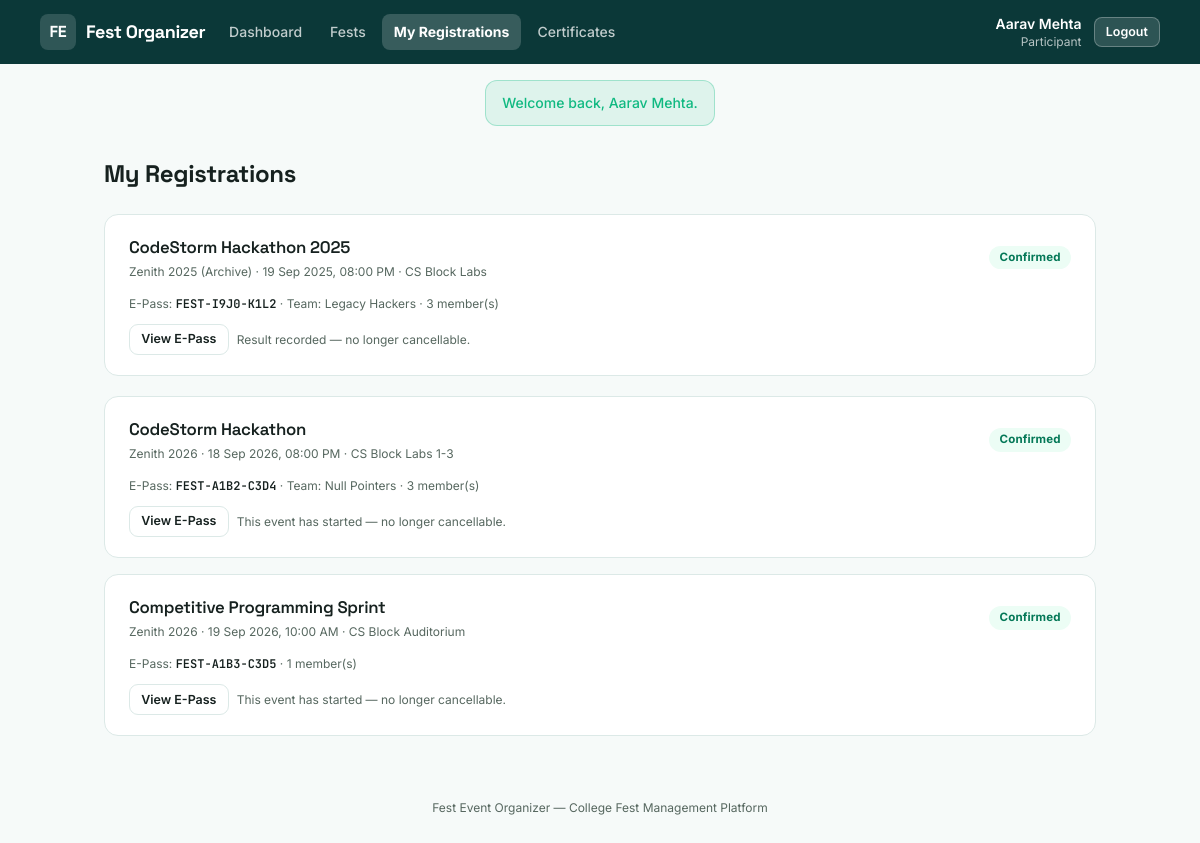
The app's page /index.php?route=participant/registrations (signed in) with its own data.
### tables this page shows
CREATE TABLE registrations (
    id             INT AUTO_INCREMENT PRIMARY KEY,
    event_id       INT NOT NULL,
    leader_id      INT NOT NULL,
    team_name      VARCHAR(120) NULL,
    team_size      INT NOT NULL,
    epass_code     VARCHAR(20) NOT NULL UNIQUE,
    status         ENUM('confirmed', 'cancelled') NOT NULL DEFAULT 'confirmed',
    registered_at  TIMESTAMP NOT NULL DEFAULT CURRENT_TIMESTAMP,
    UNIQUE KEY uniq_leader_event (leader_id, event_id),
    FOREIGN KEY (event_id) REFERENCES events(id) ON DELETE CASCADE,
    FOREIGN KEY (leader_id) REFERENCES users(id)
);

CREATE TABLE events (
    id                INT AUTO_INCREMENT PRIMARY KEY,
    fest_id           INT NOT NULL,
    club_id           INT NOT NULL,
    title             VARCHAR(150) NOT NULL,
    slug              VARCHAR(160) NOT NULL,
    description       TEXT NOT NULL,
    category          ENUM('competition', 'workshop', 'show', 'seminar') NOT NULL,
    venue             VARCHAR(150) NOT NULL,
    start_time        DATETIME NOT NULL,
    end_time          DATETIME NOT NULL,
    capacity          INT NOT NULL,
    team_size_min     INT NOT NULL DEFAULT 1,
    team_size_max     INT NOT NULL DEFAULT 1,
    entry_fee         DECIMAL(8,2) NOT NULL DEFAULT 0.00,
    status            ENUM('pending', 'approved', 'rejected') NOT NULL DEFAULT 'pending',
    rejection_reason  VARCHAR(255) NULL,
    created_by        INT NOT NULL,
    created_at        TIMESTAMP NOT NULL DEFAULT CURRENT_TIMESTAMP,
    updated_at        TIMESTAMP NOT NULL DEFAULT CURRENT_TIMESTAMP ON UPDATE CURRENT_TIMESTAMP,
    UNIQUE KEY uniq_fest_slug (fest_id, slug),
    FOREIGN KEY (fest_id) REFERENCES fests(id) ON DELETE CASCADE,
    FOREIGN KEY (club_id) REFERENCES clubs(id),
    FOREIGN KEY (created_by) REFERENCES users(id)
);

CREATE TABLE fests (
    id            INT AUTO_INCREMENT PRIMARY KEY,
    name          VARCHAR(150) NOT NULL,
    slug          VARCHAR(150) NOT NULL UNIQUE,
    description   TEXT NOT NULL,
    theme         VARCHAR(100) NOT NULL,
    start_date    DATE NOT NULL,
    end_date      DATE NOT NULL,
    venue         VARCHAR(150) NOT NULL,
    status        ENUM('draft', 'published', 'completed') NOT NULL DEFAULT 'draft',
    created_by    INT NOT NULL,
    created_at    TIMESTAMP NOT NULL DEFAULT CURRENT_TIMESTAMP,
    FOREIGN KEY (created_by) REFERENCES users(id)
);

### app/controllers/ParticipantController.php (called while the page is built, shortened)
<?php
require_once __DIR__ . '/../models/Registration.php';
class ParticipantController
{
    public function registrations(): void
    {
        $registrations = Registration::forLeader(Auth::id());
        require __DIR__ . '/../views/participant/registrations.php';
    }
}

### public/index.php (called while the page is built, shortened)
<?php
require_once __DIR__ . '/../core/helpers.php';
require_once __DIR__ . '/../core/Database.php';
require_once __DIR__ . '/../core/Auth.php';
require_once __DIR__ . '/../app/models/Registration.php';
require_once __DIR__ . '/../app/controllers/ParticipantController.php';
$router = new Router();
$router->get('login', fn() => (new AuthController())->showLogin());
$router->post('login', fn() => (new AuthController())->login());
$router->get('register', fn() => (new AuthController())->showRegister());
$router->post('register', fn() => (new AuthController())->register());
$router->post('logout', fn() => (new AuthController())->logout());
$router->get('admin/dashboard', fn() => (new AdminController())->dashboard());
$router->get('admin/fests', fn() => (new AdminController())->fests());
$router->post('admin/fests/store', fn() => (new AdminController())->festStore());
$router->post('admin/fests/update', fn() => (new AdminController())->festUpdate());
$router->post('admin/fests/status', fn() => (new AdminController())->festStatus());
$router->get('admin/clubs', fn() => (new AdminController())->clubs());
$router->post('admin/clubs/store', fn() => (new AdminController())->clubStore());
$router->post('admin/clubs/status', fn() => (new AdminController())->clubStatus());
$router->get('admin/events', fn() => (new AdminController())->events());
$router->post('admin/events/approve', fn() => (new AdminController())->eventApprove());
$router->post('admin/events/reject', fn() => (new AdminController())->eventReject());
$router->get('admin/clashes', fn() => (new AdminController())->clashes());
$router->get('admin/results', fn() => (new AdminController())->results());
$router->get('organizer/dashboard', fn() => (new OrganizerController())->dashboard());
$router->get('organizer/events', fn() => (new OrganizerController())->events());
$router->get('organizer/events/new', fn() => (new OrganizerController())->eventNew());
$router->post('organizer/events/store', fn() => (new OrganizerController())->eventStore());
$router->get('organizer/events/edit', fn() => (new OrganizerController())->eventEdit());
$router->post('organizer/events/update', fn() => (new OrganizerController())->eventUpdate());
$router->get('organizer/events/roster', fn() => (new OrganizerController())->roster());
$router->post('organizer/registrations/verify', fn() => (new OrganizerController())->verifyEpass());
$router->get('organizer/events/results', fn() => (new OrganizerController())->resultsForm());
$router->post('organizer/results/store', fn() => (new OrganizerController())->resultStore());
$router->post('organizer/results/delete', fn() => (new OrganizerController())->resultDelete());
$router->get('organizer/club', fn() => (new OrganizerController())->profile());
$router->post('organizer/club/update', fn() => (new OrganizerController())->profileUpdate());
$router->get('organizer/fests', fn() => (new OrganizerController())->browseFests());
$router->get('organizer/fests/show', fn() => (new OrganizerController())->browseFestShow());
$router->get('participant/dashboard', fn() => (new ParticipantController())->dashboard());
$router->get('participant/fests', fn() => (new ParticipantController())->fests());
$router->get('participant/fests/show', fn() => (new ParticipantController())->festShow());
$router->get('participant/events/show', fn() => (new ParticipantController())->eventShow());
$router->post('participant/events/register', fn() => (new ParticipantController())->register());
$router->get('participant/registrations', fn() => (new ParticipantController())->registrations());
$router->post('participant/registrations/cancel', fn() => (new ParticipantController())->registrationCancel());
$router->get('participant/registrations/epass', fn() => (new ParticipantController())->epass());
$router->get('participant/certificates', fn() => (new ParticipantController())->certificates());
$router->get('participant/certificates/show', fn() => (new ParticipantController())->certificateShow());
$route = $_GET['route'] ?? '';
$router->dispatch($_SERVER['REQUEST_METHOD'], $route);

### core/Router.php (called while the page is built, shortened)
<?php
class Router
{
    private array $routes = ['GET' => [], 'POST' => []];
    public function get(string $route, callable $handler): void
    {
        $this->routes['GET'][$route] = $handler;
    }
    public function post(string $route, callable $handler): void
    {
        $this->routes['POST'][$route] = $handler;
    }
    public function dispatch(string $method, string $route): void
    {
        $handler = $this->routes[$method][$route] ?? null;
        try {
            $handler();
        } catch (Throwable $e) {
            error_log($e->getMessage());
            http_response_code(500);
            require __DIR__ . '/../app/views/errors/500.php';
        }
    }
}

### core/Auth.php (called while the page is built, shortened)
<?php
require_once __DIR__ . '/Database.php';
class Auth
{
    public static function id(): ?int
    {
        return $_SESSION['user_id'] ?? null;
    }
}

### core/Database.php (called while the page is built)
<?php
class Database
{
    private static ?PDO $instance = null;
    public static function connect(): PDO
    {
        if (self::$instance === null) {
            $config = require __DIR__ . '/../config/database.php';
            $dsn = sprintf(
                'mysql:host=%s;port=%d;dbname=%s;charset=%s',
                $config['host'],
                $config['port'],
                $config['database'],
                $config['charset']
            );
            self::$instance = new PDO($dsn, $config['username'], $config['password'], [
                PDO::ATTR_ERRMODE            => PDO::ERRMODE_EXCEPTION,
                PDO::ATTR_DEFAULT_FETCH_MODE => PDO::FETCH_ASSOC,
                PDO::ATTR_EMULATE_PREPARES   => false,
            ]);
        }
        return self::$instance;
    }
}

### app/models/Registration.php (called while the page is built, shortened)
<?php
require_once __DIR__ . '/../../core/Database.php';
class Registration
{
    public static function isCancellable(array $registration): bool
    {
        return $registration['status'] === 'confirmed'
            && strtotime($registration['start_time']) > time()
            && empty($registration['has_result']);
    }
    public static function forLeader(int $leaderId): array
    {
        $stmt = Database::connect()->prepare(
            "SELECT r.*, ev.title AS event_title, ev.venue, ev.start_time, ev.end_time, ev.category,
                    f.name AS fest_name,
                    EXISTS(SELECT 1 FROM results res WHERE res.registration_id = r.id) AS has_result
             FROM registrations r
             JOIN events ev ON ev.id = r.event_id
             JOIN fests f ON f.id = ev.fest_id
             WHERE r.leader_id = ?
             ORDER BY ev.start_time"
        );
        $stmt->execute([$leaderId]);
        return $stmt->fetchAll();
    }
}

### core/helpers.php (called while the page is built, shortened)
<?php
function e(?string $value): string
{
    return htmlspecialchars($value ?? '', ENT_QUOTES, 'UTF-8');
}
function format_datetime(?string $datetime): string
{
    $ts = strtotime($datetime);
    return $ts === false ? '-' : date('d M Y, h:i A', $ts);
}

### app/views/participant/registrations.php (the view)
<?php $pageTitle = 'My Registrations'; require __DIR__ . '/../partials/header.php'; require __DIR__ . '/../partials/navbar.php'; require __DIR__ . '/../partials/flash.php'; ?>
<main class="max-w-5xl mx-auto px-4 py-8 flex-1 w-full">
    <h1 class="font-display text-2xl font-bold mb-6">My Registrations</h1>
    <?php if (empty($registrations)): ?>
        <div class="card"><p class="empty-state">No registrations yet. <a href="/index.php?route=participant/fests" class="text-cyan font-semibold hover:underline">Browse fests</a> to get started.</p></div>
    <?php else: ?>
        <div class="space-y-4">
            <?php foreach ($registrations as $r): ?>
                <div class="card">
                    <div class="card-head">
                        <div>
                            <h2><?= e($r['event_title']) ?></h2>
                            <p class="text-xs text-slateink mt-1"><?= e($r['fest_name']) ?> &middot; <?= format_datetime($r['start_time']) ?> &middot; <?= e($r['venue']) ?></p>
                        </div>
                        <span class="badge <?= $r['status'] === 'confirmed' ? 'badge-mint' : 'badge-slate' ?>"><?= e($r['status']) ?></span>
                    </div>
                    <p class="text-xs text-slateink mb-3">E-Pass: <span class="font-mono font-semibold text-ink"><?= e($r['epass_code']) ?></span><?= $r['team_name'] ? ' &middot; Team: ' . e($r['team_name']) : '' ?> &middot; <?= (int)$r['team_size'] ?> member(s)</p>
                    <div class="flex gap-2 flex-wrap">
                        <a href="/index.php?route=participant/registrations/epass&id=<?= (int)$r['id'] ?>" class="btn-secondary btn-sm">View E-Pass</a>
                        <?php if (Registration::isCancellable($r)): ?>
                        <form method="POST" action="/index.php?route=participant/registrations/cancel" data-confirm="Cancel this registration? This frees your seats for others.">
                            <?= Csrf::field() ?>
                            <input type="hidden" name="id" value="<?= (int)$r['id'] ?>">
                            <button type="submit" class="btn-danger btn-sm">Cancel</button>
                        </form>
                        <?php elseif ($r['status'] === 'confirmed'): ?>
                            <span class="text-xs text-slateink self-center">
                                <?= !empty($r['has_result']) ? 'Result recorded — no longer cancellable.' : 'This event has started — no longer cancellable.' ?>
                            </span>
                        <?php endif; ?>
                    </div>
                </div>
            <?php endforeach; ?>
        </div>
    <?php endif; ?>
</main>
<?php require __DIR__ . '/../partials/footer.php'; ?>

### public/assets/css/style.css (style rules this page uses)
* { box-sizing: border-box; }
h1, h2, h3, h4, .font-display { font-family: 'Space Grotesk', sans-serif; letter-spacing: -0.015em; }
.card { background: #fff; border: 1px solid #DCE9E7; border-radius: 14px; padding: 1.25rem 1.5rem; margin-bottom: 1.25rem; }
.card-head { display: flex; align-items: center; justify-content: space-between; gap: 1rem; margin-bottom: 1rem; flex-wrap: wrap; }
.card-head h2 { font-size: 1.05rem; font-weight: 600; }
.btn-secondary { background: #fff; color: #16211F; border: 1px solid #DCE9E7; border-radius: 9px; padding: 0.55rem 1.15rem; font-weight: 600; font-size: 0.88rem; display: inline-flex; align-items: center; justify-content: center; gap: .4rem; cursor: pointer; transition: border-color .15s, color .15s; }
.btn-sm { padding: 0.32rem 0.7rem; font-size: 0.78rem; }
.badge { display:inline-flex; align-items:center; gap: .3rem; padding: 0.2rem 0.65rem; border-radius: 999px; font-size: 0.72rem; font-weight: 700; letter-spacing: 0.01em; text-transform: capitalize; }
.badge-mint { background: #ECFDF5; color: #047857; }

### records on screen
registrations: event.title "CodeStorm Hackathon 2025", fests.name "Zenith 2025 (Archive)", event.start_time "19 Sep 2025, 08:00 PM", event.venue "CS Block Labs", status "Confirmed", epass_code "FEST-I9J0-K1L2", team_name "Legacy Hackers", team_size "3", shows "Result recorded — no longer cancellable."
registrations: event.title "CodeStorm Hackathon", fests.name "Zenith 2026", event.start_time "18 Sep 2026, 08:00 PM", event.venue "CS Block Labs 1-3", status "Confirmed", epass_code "FEST-A1B2-C3D4", team_name "Null Pointers", team_size "3", shows "This event has started — no longer cancellable."
registrations: event.title "Competitive Programming Sprint", fests.name "Zenith 2026", event.start_time "19 Sep 2026, 10:00 AM", event.venue "CS Block Auditorium", status "Confirmed", epass_code "FEST-A1B3-C3D5", team_size "1", shows "This event has started — no longer cancellable."

### other values on screen
$label "Dashboard"
$label "Fests"
$label "My Registrations"
$label "Certificates"
Auth::name() "Aarav Mehta"
str_replace('_', ' ', $role ?? '') "Participant"
$success "Welcome back, Aarav Mehta."
